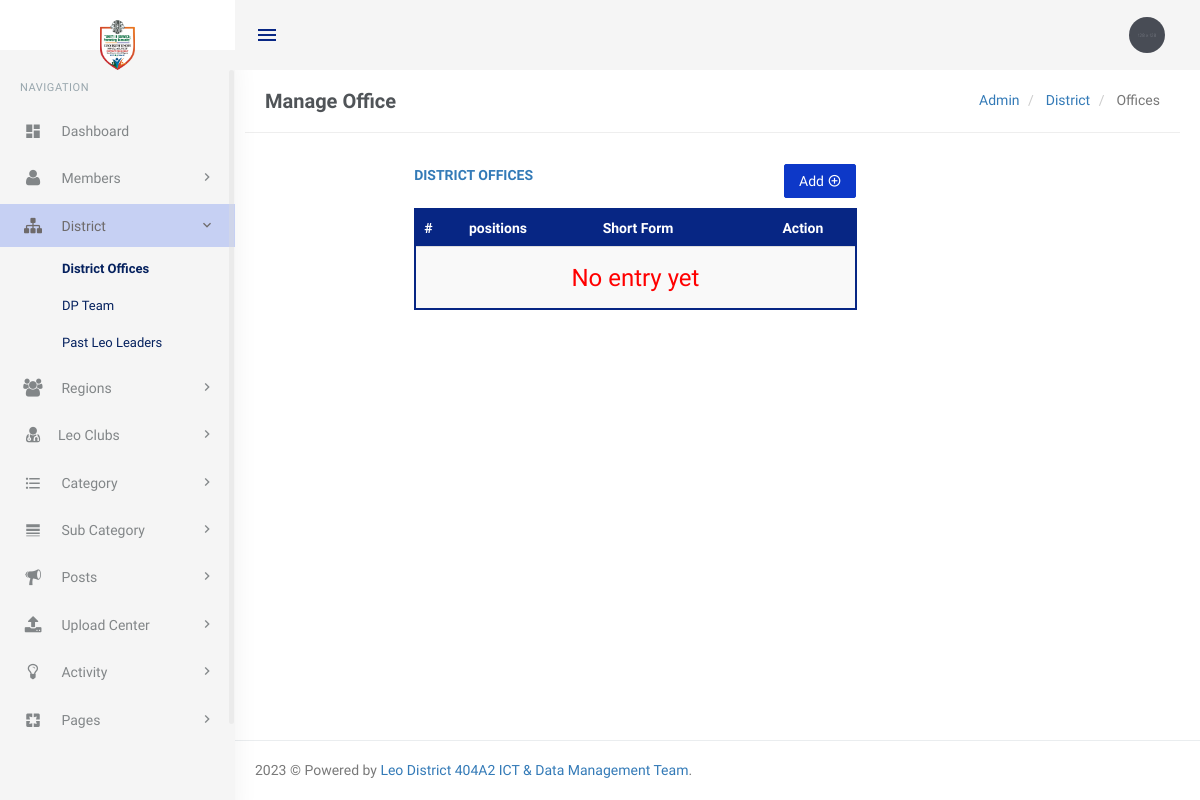
Page /app/district-offices (signed in) on the earlier database version.
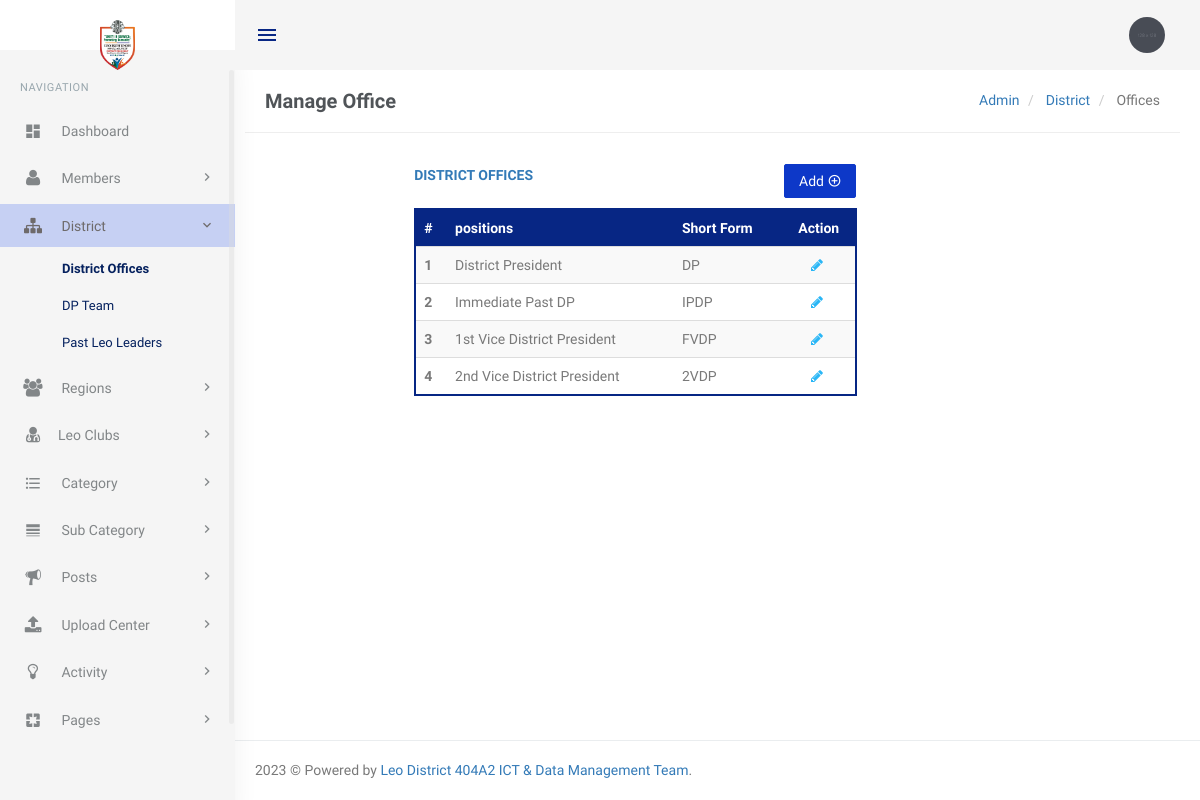
Same page on the later database version.
### tables this page shows
CREATE TABLE `tbldistrictoffices` (
  `dOfficesID` int(11) NOT NULL,
  `position` varchar(50) NOT NULL,
  `abbr` varchar(10) NOT NULL,
  `dateUpdated` datetime DEFAULT current_timestamp(),
  `updatedBy` int(11) DEFAULT NULL,
  `isActive` int(1) NOT NULL DEFAULT 1
);

### app/district-offices.php (the view, shortened to what the changed rows need)
<?php
include('includes/config.php');
if (strlen($_SESSION['login']) == 0) {
    header('location:index');
} else {
    ?>
    <!DOCTYPE html>
    <html lang="en">
    <?php include('includes/pages-head.php'); ?>
    <body class="fixed-left">
        <div id="wrapper">
            <div class="content-page">
                <div class="content">
                    <div class="container">
                        <div class="row">
                            <div class="row">
                                <div class="col-md-12">
                                    <div class="demo-box m-t-20">
                                        <div class="col-md-6 col-sm-12 col-md-offset-2" style="margin-bottom: 50px">
                                            <div class="table-responsive table-wrapper-scroll-y custom-table-scrollbar">
                                                <table
                                                    class="table m-0 table-colored-bordered table-bordered-primary table-striped"
                                                    id="table_filter">
                                                    <thead>
                                                        <tr>
                                                            <th>#</th>
                                                            <th> positions</th>
                                                            <th> Short Form</th>
                                                            <th style="text-align:center">Action</th>
                                                        </tr>
                                                    </thead>
                                                    <tbody>
                                                        <?php
                                                        $select_query = "Select * from  tbldistrictoffices";
                                                        $query = mysqli_query($con, $select_query);
                                                        $rowcount = mysqli_num_rows($query);
                                                        $cnt = 1;
                                                        if ($rowcount == 0) { ?>
                                                            <tr>
                                                                <td colspan="7" align="center">
                                                                    <h3 style="color:red">No entry yet</h3>
                                                                </td>
                                                            <?php } else {
                                                            while ($row = mysqli_fetch_array($query)) {
                                                                ?>
                                                                <tr>
                                                                    <th scope="row">
                                                                        <?php echo htmlentities($cnt); ?>
                                                                    </th>
                                                                    <td>
                                                                        <?php echo htmlentities($row['position']); ?>
                                                                    </td>
                                                                    <td>
                                                                        <?php echo htmlentities($row['abbr']); ?>
                                                                    </td>
                                                                    <td style="text-align:center">
                                                                        <a
                                                                            href="edit-centre?oid=<?php echo htmlentities($row['dOfficesID']); ?>"><i
                                                                                class="fa fa-pencil"
                                                                                style="color: #29b6f6;"></i>&nbsp; </a>
                                                                    </td>
                                                                </tr>
                                                                <?php
                                                                $cnt++;
                                                            }
                                                        } ?>
                                                    </tbody>
                                                </table>
                                            </div>
                                        </div>
                                    </div>
                                </div>
                            </div>
                        </div>
                    </div>
                    <?php include('includes/footer.php'); ?>
    </body>
    </html>
<?php } ?>

Differences in the rows shown:
added tbldistrictoffices: position "District President", abbr "DP"
added tbldistrictoffices: position "Immediate Past DP", abbr "IPDP"
added tbldistrictoffices: position "1st Vice District President", abbr "FVDP"
added tbldistrictoffices: position "2nd Vice District President", abbr "2VDP"
Other differences:
text no longer shown: "No entry yet"
